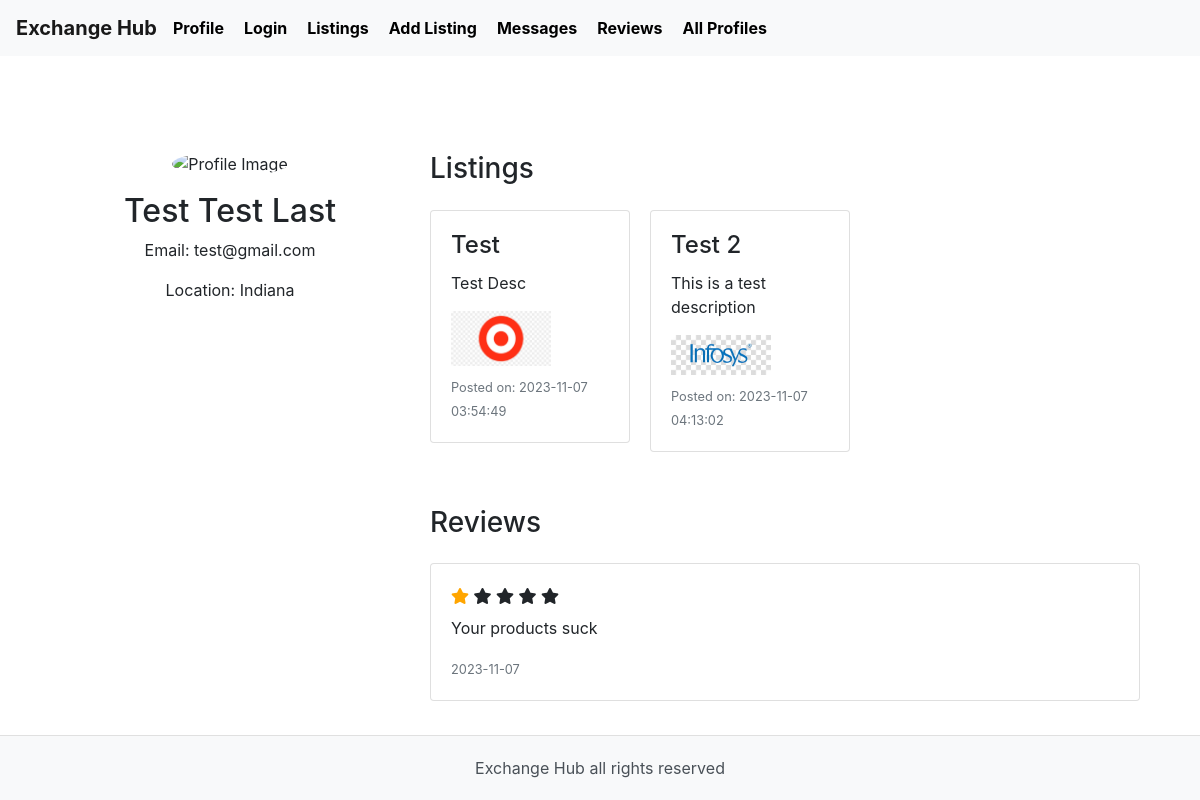
/user_profile/1, run on an earlier commit of the app's database.
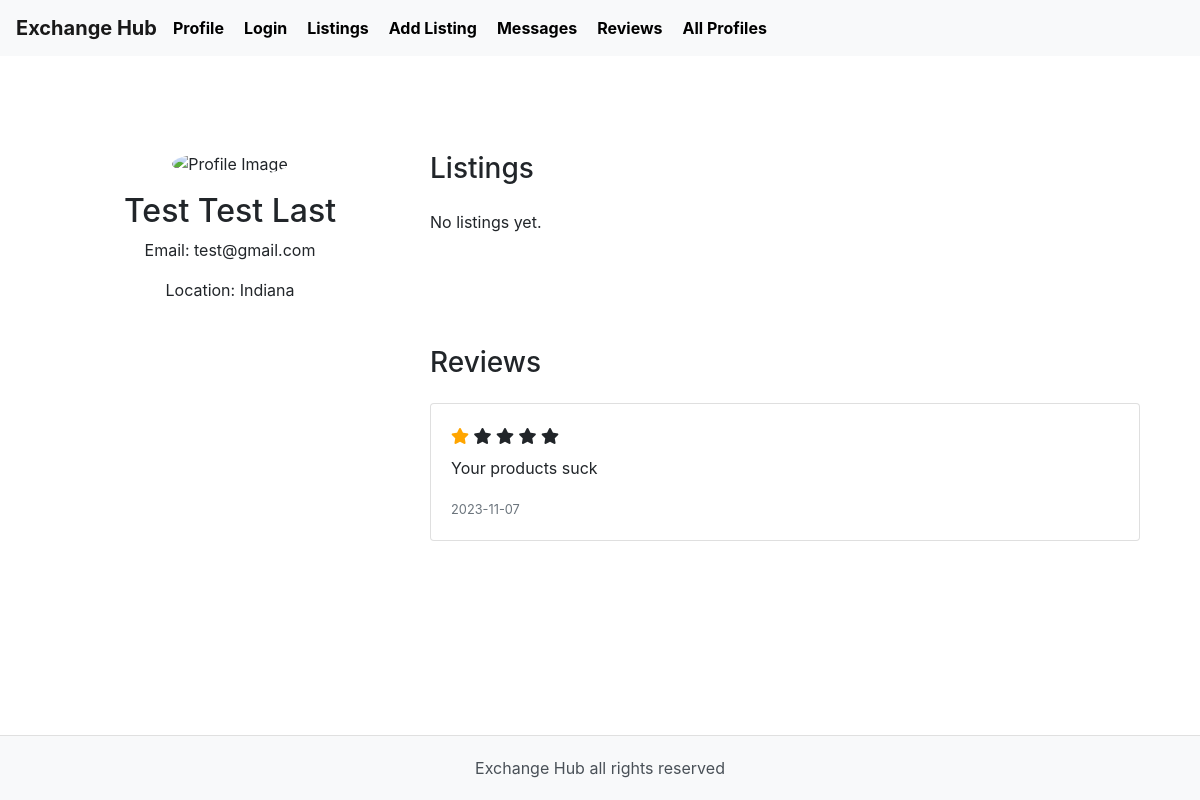
And on a later commit of the database.
### tables this page shows
CREATE TABLE Listing (
    listingID INTEGER PRIMARY KEY AUTOINCREMENT,
    userID INTEGER,
    title TEXT NOT NULL,
    description TEXT NOT NULL,
    images TEXT,
    category TEXT NOT NULL,
    datePosted DATE NOT NULL,
    status TEXT NOT NULL,
    FOREIGN KEY (userID) REFERENCES User(userID)
);

CREATE TABLE Review (
    reviewID INTEGER PRIMARY KEY AUTOINCREMENT,
    reviewerID INTEGER,
    reviewedUserID INTEGER,
    rating INTEGER NOT NULL,
    comment TEXT,
    datePosted DATE NOT NULL,
    FOREIGN KEY (reviewerID) REFERENCES User(userID),
    FOREIGN KEY (reviewedUserID) REFERENCES User(userID)
);

### app.py (the view)
@app.route('/user_profile/<int:user_id>')
def user_profile(user_id):
    conn = sqlite3.connect('database.db')
    conn.row_factory = sqlite3.Row  # This allows us to access the columns by name
    cursor = conn.cursor()
    cursor.execute("SELECT * FROM User WHERE userID = ?", (user_id,))
    user = cursor.fetchone()
    print(user)
    if user is None:
        flash('User not found', 'error')
        return redirect(url_for('index'))  # Redirect to the home page or a 404 page
    cursor.execute("SELECT * FROM Listing WHERE userID = ?", (user_id,))
    user_listings = cursor.fetchall()
    print(user_listings)
    cursor.execute("SELECT * FROM Review WHERE reviewedUserID = ?", (user_id,))
    user_reviews = cursor.fetchall()
    print (user_id)
    print (user_reviews)
    return render_template('user_profile.html', profile=user, user_reviews = user_reviews, user_listings=user_listings)

### templates/user_profile.html
{% extends 'layout.html' %}
{% block content %}
<div class="container mt-5">
    <div class="row">
        <div class="col-md-4 text-center">
            <img src="{{ profile.profileImage }}" alt="Profile Image" class="img-fluid rounded-circle mb-3" style="width: 200px; height: 200px;">
            <h2>{{ profile.firstName }} {{ profile.lastName }}</h2>
            <p>Email: {{ profile.email }}</p>
            <p>Location: {{ profile.location }}</p>
        </div>
        <div class="col-md-8">
            <h3 class="mb-4">Listings</h3>
            <div class="listings-container" style="max-width: 200px; max-height: 200px;">
                {% if user_listings %}
                    {% for listing in user_listings %}
                        <div class="card mb-3">
                            <div class="card-body">
                                <h4 class="card-title">{{ listing.title }}</h4>
                                <p class="card-text">{{ listing.description }}</p>
                                <div class="listing-images mt-2">
                                    {% if listing.images %}
                                        {% for image in listing.images.split(',') %}
                                        <img src="{{ image }}" alt="Image" class="img-fluid" style="max-width: 100px; max-height: 100px;">
                                        {% endfor %}
                                    {% else %}
                                        <p>No images available.</p>
                                    {% endif %}
                                </div>
                                <div class="listing-date mt-2">
                                    <small class="text-muted">Posted on: {{ listing.datePosted }}</small>
                                </div>
                            </div>
                        </div>
                    {% endfor %}
                {% else %}
                    <p>No listings yet.</p>
                {% endif %}
            </div>
            <br>
            <br>
            <h3 class="mt-5 mb-4">Reviews</h3>
            <div class="reviews-container">
                {% if user_reviews %}
                    {% for review in user_reviews %}
                        <div class="card mb-3">
                            <div class="card-body">
                                <div class="review-rating">
                                    {% for star in range(review.rating) %}
                                        <span class="fa fa-star checked"></span>
                                    {% endfor %}
                                    {% for star in range(5 - review.rating) %}
                                        <span class="fa fa-star"></span>
                                    {% endfor %}
                                </div>
                                <div class="review-text mt-2">
                                    <p>{{ review.comment }}</p>
                                </div>
                                <div class="review-date mt-2">
                                    <small class="text-muted">{{ review.datePosted }}</small>
                                </div>
                            </div>
                        </div>
                    {% endfor %}
                {% else %}
                    <p>No reviews yet.</p>
                {% endif %}
            </div>
        </div>
    </div>
</div>
{% endblock %}

What changed in the data, as far as the page shows it:
removed Listing: title "Test", description "Test Desc", images (picture), datePosted "2023-11-07 03:54:49"
removed Listing: title "Test 2", description "This is a test description", images (picture), datePosted "2023-11-07 04:13:02"
Also different on the page:
text now shown: "No listings yet."
